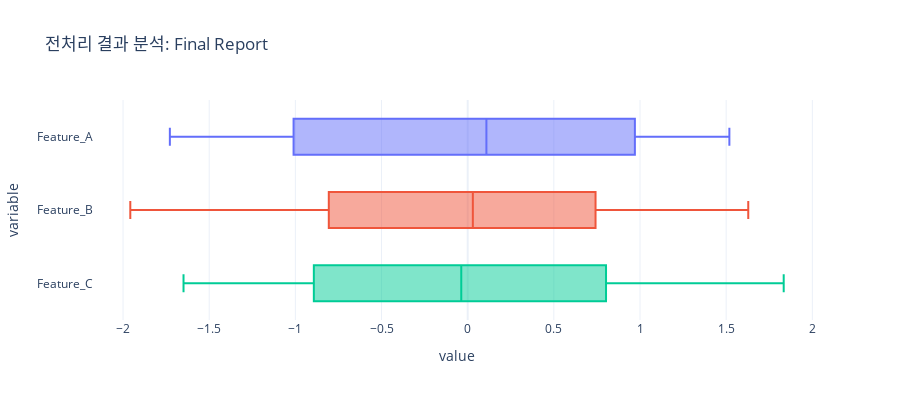

Notebook code cell kept with this figure:
### Markdown cell above
#  최종 보고서

### Code cell
import scaling_utils
from sklearn.pipeline import Pipeline
from sklearn.preprocessing import StandardScaler

# 파이프라인 구축
pipe = Pipeline([('scaler', StandardScaler())])

# 헬퍼 함수를 이용한 최종 보고서
scaling_utils.analyze_scaling(pipe, X_train, "Final Report")

### Figure 1 — Plotly figure (JSON) as saved in the notebook; plotly's stock layout.template omitted (floating-point values rounded to 4 significant figures)
{"data": [{"alignmentgroup": "True", "boxpoints": "outliers", "hovertemplate": "variable=%{y}<br>value=%{x}<extra></extra>", "legendgroup": "Feature_A", "marker": {"color": "#636efa"}, "name": "Feature_A", "notched": false, "offsetgroup": "Feature_A", "orientation": "h", "showlegend": true, "type": "box", "x": [0.8516, -1.38, 0.9903, 1.074, 0.3314, 1.288, -0.5441, 0.8964, 0.9794, -1.457, 0.5063, -1.173, 1.115, -0.3904, -0.5348, -0.2702, -1.361, 0.283, 1.388, 0.3993, -1.094, 0.2898, -1.462, 0.2731, -0.2541, 0.7994, 1.065, 1.325, 0.2298, -0.6542, -1.296, -0.7999, 1.216, 0.9499, -0.5009, 1.385, 1.385, 0.1053, 0.1121, 0.02549, 0.7626, 1.247, -1.634, 0.2561, 0.5802, -0.6939, 0.3072, -1.58, -0.523, -1.018, 1.519, -0.8287, 1.138, -1.107, -1.264, 1.155, 0.5596, 0.8783, -1.1, -0.04954, 1.461, 0.9613, 1.49, -1.728, -0.294, -1.028, -0.642, -0.1862, -1.555, -1.235, -1.715, -1.344, -1.268, 0.01379, -0.1885, -1.003, 0.1288, 1.148, 1.069, 1.219], "x0": " ", "xaxis": "x", "y": ["Feature_A", "Feature_A", "Feature_A", "Feature_A", "Feature_A", "Feature_A", "Feature_A", "Feature_A", "Feature_A", "Feature_A", "Feature_A", "Feature_A", "Feature_A", "Feature_A", "Feature_A", "Feature_A", "Feature_A", "Feature_A", "Feature_A", "Feature_A", "Feature_A", "Feature_A", "Feature_A", "Feature_A", "Feature_A", "Feature_A", "Feature_A", "Feature_A", "Feature_A", "Feature_A", "Feature_A", "Feature_A", "Feature_A", "Feature_A", "Feature_A", "Feature_A", "Feature_A", "Feature_A", "Feature_A", "Feature_A", "Feature_A", "Feature_A", "Feature_A", "Feature_A", "Feature_A", "Feature_A", "Feature_A", "Feature_A", "Feature_A", "Feature_A", "Feature_A", "Feature_A", "Feature_A", "Feature_A", "Feature_A", "Feature_A", "Feature_A", "Feature_A", "Feature_A", "Feature_A", "Feature_A", "Feature_A", "Feature_A", "Feature_A", "Feature_A", "Feature_A", "Feature_A", "Feature_A", "Feature_A", "Feature_A", "Feature_A", "Feature_A", "Feature_A", "Feature_A", "Feature_A", "Feature_A", "Feature_A", "Feature_A", "Feature_A", "Feature_A"], "y0": " ", "yaxis": "y"}, {"alignmentgroup": "True", "boxpoints": "outliers", "hovertemplate": "variable=%{y}<br>value=%{x}<extra></extra>", "legendgroup": "Feature_B", "marker": {"color": "#EF553B"}, "name": "Feature_B", "notched": false, "offsetgroup": "Feature_B", "orientation": "h", "showlegend": true, "type": "box", "x": [-0.9131, 0.8091, 0.275, 0.6277, -0.7594, 1.173, 0.6387, 1.444, 1.278, -0.8525, 0.5711, 0.6625, -0.4657, -1.944, -0.8896, -0.5446, 1.464, -1.818, 1.236, 0.7323, -0.6676, 1.319, 0.7516, -0.01771, 1.581, 1.208, -1.025, 0.3412, -1.009, -0.2152, 1.628, 0.242, -0.5385, -0.05719, -0.9877, -0.3, 0.4597, -0.2148, -1.958, 0.9704, 1.327, -1.877, 0.06173, 0.02088, -1.539, 0.02968, -0.2501, 0.4293, 0.1648, 1.367, 1.494, 0.9054, -0.7594, 0.2315, 0.5395, 0.2523, 1.279, -0.009804, -0.3845, 1.157, 0.4027, 0.2534, -0.7009, -1.944, -1.043, 0.6545, -0.1583, 1.112, -0.8893, 0.03012, -0.9738, 0.6679, -0.02965, -1.939, -1.699, -0.5279, -1.345, -1.154, -0.9525, 1.563], "x0": " ", "xaxis": "x", "y": ["Feature_B", "Feature_B", "Feature_B", "Feature_B", "Feature_B", "Feature_B", "Feature_B", "Feature_B", "Feature_B", "Feature_B", "Feature_B", "Feature_B", "Feature_B", "Feature_B", "Feature_B", "Feature_B", "Feature_B", "Feature_B", "Feature_B", "Feature_B", "Feature_B", "Feature_B", "Feature_B", "Feature_B", "Feature_B", "Feature_B", "Feature_B", "Feature_B", "Feature_B", "Feature_B", "Feature_B", "Feature_B", "Feature_B", "Feature_B", "Feature_B", "Feature_B", "Feature_B", "Feature_B", "Feature_B", "Feature_B", "Feature_B", "Feature_B", "Feature_B", "Feature_B", "Feature_B", "Feature_B", "Feature_B", "Feature_B", "Feature_B", "Feature_B", "Feature_B", "Feature_B", "Feature_B", "Feature_B", "Feature_B", "Feature_B", "Feature_B", "Feature_B", "Feature_B", "Feature_B", "Feature_B", "Feature_B", "Feature_B", "Feature_B", "Feature_B", "Feature_B", "Feature_B", "Feature_B", "Feature_B", "Feature_B", "Feature_B", "Feature_B", "Feature_B", "Feature_B", "Feature_B", "Feature_B", "Feature_B", "Feature_B", "Feature_B", "Feature_B"], "y0": " ", "yaxis": "y"}, {"alignmentgroup": "True", "boxpoints": "outliers", "hovertemplate": "variable=%{y}<br>value=%{x}<extra></extra>", "legendgroup": "Feature_C", "marker": {"color": "#00cc96"}, "name": "Feature_C", "notched": false, "offsetgroup": "Feature_C", "orientation": "h", "showlegend": true, "type": "box", "x": [0.3322, 1.089, -0.1259, 0.7707, -0.9218, -0.4314, 0.005604, 1.783, -0.1647, 0.8981, -0.3661, -1.225, 1.158, -1.058, 1.403, 0.02262, -0.5233, -0.3711, 1.834, 1.617, -1.483, 1.117, 0.1246, 0.5489, -1.235, -0.385, -1.062, -0.271, -1.139, -1.278, -1.039, 0.01452, 0.2184, -0.08021, -0.3601, 0.1009, -1.404, -1.624, 0.3231, -1.471, 0.6517, -1.022, 1.328, -1.649, 0.9603, -1.64, 1.294, 0.4258, -1.309, -0.1124, 1.122, 1.709, 0.09535, -0.1279, 0.8139, 1.611, 1.799, 1.736, 1.576, 0.8696, -0.7706, -1.257, -1.629, -1.172, -0.4905, -0.3825, -0.2799, 0.6733, 0.4112, 0.1915, -0.1309, 0.4, -0.7092, 0.3087, -0.8639, -1.416, 0.7917, -0.4446, 1.005, 0.2927], "x0": " ", "xaxis": "x", "y": ["Feature_C", "Feature_C", "Feature_C", "Feature_C", "Feature_C", "Feature_C", "Feature_C", "Feature_C", "Feature_C", "Feature_C", "Feature_C", "Feature_C", "Feature_C", "Feature_C", "Feature_C", "Feature_C", "Feature_C", "Feature_C", "Feature_C", "Feature_C", "Feature_C", "Feature_C", "Feature_C", "Feature_C", "Feature_C", "Feature_C", "Feature_C", "Feature_C", "Feature_C", "Feature_C", "Feature_C", "Feature_C", "Feature_C", "Feature_C", "Feature_C", "Feature_C", "Feature_C", "Feature_C", "Feature_C", "Feature_C", "Feature_C", "Feature_C", "Feature_C", "Feature_C", "Feature_C", "Feature_C", "Feature_C", "Feature_C", "Feature_C", "Feature_C", "Feature_C", "Feature_C", "Feature_C", "Feature_C", "Feature_C", "Feature_C", "Feature_C", "Feature_C", "Feature_C", "Feature_C", "Feature_C", "Feature_C", "Feature_C", "Feature_C", "Feature_C", "Feature_C", "Feature_C", "Feature_C", "Feature_C", "Feature_C", "Feature_C", "Feature_C", "Feature_C", "Feature_C", "Feature_C", "Feature_C", "Feature_C", "Feature_C", "Feature_C", "Feature_C"], "y0": " ", "yaxis": "y"}], "layout": {"boxmode": "overlay", "height": 400, "legend": {"title": {"text": "variable"}, "tracegroupgap": 0}, "showlegend": false, "title": {"text": "전처리 결과 분석: Final Report"}, "xaxis": {"anchor": "y", "domain": [0, 1], "title": {"text": "value"}}, "yaxis": {"anchor": "x", "categoryarray": ["Feature_C", "Feature_B", "Feature_A"], "categoryorder": "array", "domain": [0, 1], "title": {"text": "variable"}}}}
